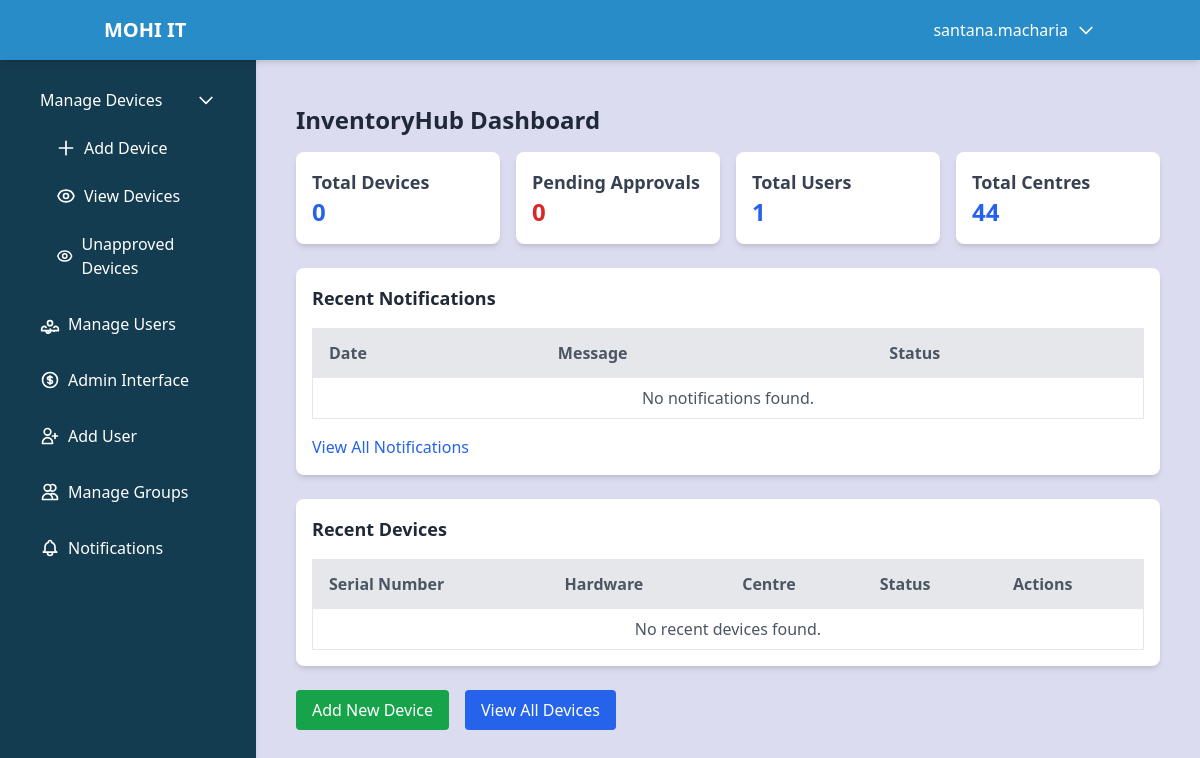
/dashboard/ (signed in), run on an earlier commit of the app's database.
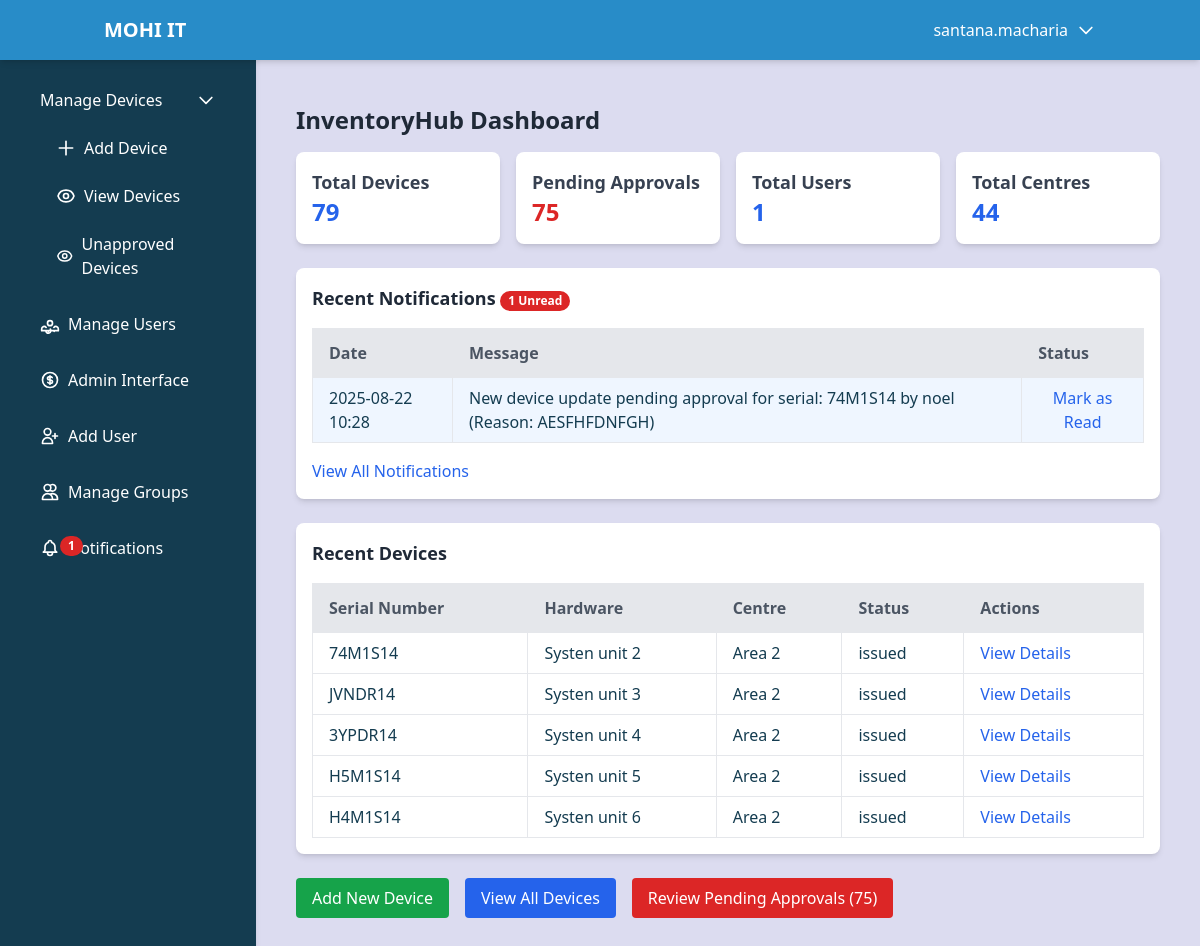
And on a later commit of the database.
### devices/models.py (models this page shows, shortened)
class Notification(models.Model):
    user = models.ForeignKey('CustomUser', on_delete=models.CASCADE, related_name='notifications')
    message = models.TextField()
    created_at = models.DateTimeField(auto_now_add=True)
    is_read = models.BooleanField(default=False)
    content_type = models.ForeignKey(ContentType, on_delete=models.CASCADE, null=True, blank=True)
    object_id = models.PositiveIntegerField(null=True, blank=True)
    related_object = GenericForeignKey('content_type', 'object_id')
    class Meta:
        ordering = ['-created_at']

class Import(models.Model):
    centre = models.ForeignKey(Centre, on_delete=models.SET_NULL, null=True, blank=True)
    department = models.CharField(max_length=100, blank=True, null=True)
    hardware = models.CharField(max_length=100, blank=True, null=True)
    system_model = models.CharField(max_length=100, blank=True, null=True)
    processor = models.CharField(max_length=100, blank=True, null=True)
    ram_gb = models.CharField(max_length=10, blank=True, null=True)
    hdd_gb = models.CharField(max_length=10, blank=True, null=True)
    serial_number = models.CharField(max_length=100, blank=True, null=True)
    assignee_first_name = models.CharField(max_length=50, blank=True, null=True)
    assignee_last_name = models.CharField(max_length=50, blank=True, null=True)
    assignee_email_address = models.EmailField(blank=True, null=True)
    device_condition = models.CharField(max_length=100, blank=True, null=True)
    status = models.CharField(max_length=50, blank=True, null=True)
    date = models.DateField(auto_now_add=True)  # Auto-generate date on creation
    added_by = models.ForeignKey(CustomUser, on_delete=models.SET_NULL, null=True, related_name='imports_added')
    approved_by = models.ForeignKey(CustomUser, on_delete=models.SET_NULL, null=True, blank=True, related_name='imports_approved')
    is_approved = models.BooleanField(default=False)
    reason_for_update = models.TextField(blank=True, null=True)
    history = HistoricalRecords()  # Enable audit trail for all changes to Import

class Centre(models.Model):
    name = models.CharField(max_length=300)
    centre_code = models.CharField(max_length=30, unique=True)

### devices/views.py (the view, shortened to what this page needs)
# urls.py: path('dashboard/', views.dashboard_view, name='dashboard'),
@login_required
def dashboard_view(request):
    if request.user.is_superuser and not request.user.is_trainer:
        total_devices = Import.objects.count()
        pending_approvals = Import.objects.filter(is_approved=False).count()
        total_users = CustomUser.objects.count()
        total_centres = Centre.objects.count()
        approved_imports = total_devices - pending_approvals if total_devices is not None and pending_approvals is not None else 0
        recent_devices = Import.objects.order_by('-date')[:5]
    else:
        total_devices = 0
        pending_approvals = 0
        pending_updates = 0
        approved_imports = 0
        recent_devices = []
    notifications = Notification.objects.filter(user=request.user).order_by('-created_at')[:5]  # Limit to 5 for card
    unread_count = Notification.objects.filter(user=request.user, is_read=False).count()
    context = {
        'total_devices': total_devices,
        'approved_imports': approved_imports,
        'pending_approvals': pending_approvals if request.user.is_superuser and not request.user.is_trainer else 0,
        'total_users': total_users if request.user.is_superuser and not request.user.is_trainer else 0,
        'total_centres': total_centres if request.user.is_superuser and not request.user.is_trainer else 0,
        'pending_updates': pending_updates if request.user.is_trainer else 0,
        'recent_devices': recent_devices,
        'notifications': notifications,
        'unread_count': unread_count,
    }
    return render(request, 'index.html', context)

### devices/context_processors.py (called while the page is built)
def notification_count(request):
    if request.user.is_authenticated:
        count = Notification.objects.filter(user=request.user, is_read=False).count()
        return {'notification_count': count}
    return {'notification_count': 0}

### devices/templates/index.html (shortened to what the changed rows need)
{% extends 'dashboard.html' %}
{% load static %}
{% block content %}
<div class="container mx-auto p-4">
    <h2 class="text-2xl font-bold mb-4 text-gray-800">InventoryHub Dashboard</h2>
    <div class="grid grid-cols-1 sm:grid-cols-2 lg:grid-cols-4 gap-4 mb-6">
        <div class="bg-white p-4 rounded-lg shadow-md">
            <h3 class="text-lg font-semibold text-gray-700">Total Devices</h3>
            <p class="text-2xl font-bold text-blue-600">{{ total_devices }}</p>
        </div>
        {% if user.is_superuser and not user.is_trainer %}
            <div class="bg-white p-4 rounded-lg shadow-md">
                <h3 class="text-lg font-semibold text-gray-700">Pending Approvals</h3>
                <p class="text-2xl font-bold text-red-600">{{ pending_approvals }}</p>
            </div>
            <div class="bg-white p-4 rounded-lg shadow-md">
                <h3 class="text-lg font-semibold text-gray-700">Total Users</h3>
                <p class="text-2xl font-bold text-blue-600">{{ total_users }}</p>
            </div>
            <div class="bg-white p-4 rounded-lg shadow-md">
                <h3 class="text-lg font-semibold text-gray-700">Total Centres</h3>
                <p class="text-2xl font-bold text-blue-600">{{ total_centres }}</p>
            </div>
        {% endif %}
    </div>
    <div class="bg-white p-4 rounded-lg shadow-md mb-6">
        <h3 class="text-lg font-semibold mb-4 text-gray-800">
            Recent Notifications
            {% if unread_count > 0 %}
                <span class="inline-flex items-center justify-center px-2 py-1 text-xs font-bold leading-none text-white bg-red-600 rounded-full">
                    {{ unread_count }} Unread
                </span>
            {% endif %}
        </h3>
        <div class="overflow-x-auto">
            <table class="min-w-full bg-white border">
                <thead>
                    <tr class="bg-gray-200 text-gray-600">
                        <th class="py-3 px-4 border text-left">Date</th>
                        <th class="py-3 px-4 border text-left">Message</th>
                        <th class="py-3 px-4 border text-left">Status</th>
                    </tr>
                </thead>
                <tbody>
                    {% for notification in notifications %}
                        <tr class="{% if not notification.is_read %}bg-blue-50{% else %}bg-white{% endif %} hover:bg-gray-50">
                            <td class="py-2 px-4 border">{{ notification.created_at|date:"Y-m-d H:i" }}</td>
                            <td class="py-2 px-4 border">{{ notification.message }}</td>
                            <td class="py-2 px-4 border">
                                {% if notification.is_read %}
                                    <span class="text-green-600">Read</span>
                                {% else %}
                                    <form action="{% url 'mark_notification_read' notification.pk %}" method="POST" class="inline">
                                        <button type="submit" class="text-blue-600 hover:underline">Mark as Read</button>
                                    </form>
                                {% endif %}
                            </td>
                        </tr>
                    {% empty %}
                        <tr>
                            <td colspan="3" class="py-2 px-4 border text-center text-gray-600">No notifications found.</td>
                        </tr>
                    {% endfor %}
                </tbody>
            </table>
        </div>
    </div>
    <div class="bg-white p-4 rounded-lg shadow-md">
        <div class="overflow-x-auto">
            <table class="min-w-full bg-white border">
                <thead>
                    <tr class="bg-gray-200 text-gray-600">
                        <th class="py-3 px-4 border text-left">Serial Number</th>
                        <th class="py-3 px-4 border text-left">Hardware</th>
                        <th class="py-3 px-4 border text-left">Centre</th>
                        <th class="py-3 px-4 border text-left">Status</th>
                        <th class="py-3 px-4 border text-left">Actions</th>
                    </tr>
                </thead>
                <tbody>
                    {% for item in recent_devices %}
                        <tr class="hover:bg-gray-50">
                            <td class="py-2 px-4 border">{{ item.serial_number|default:"N/A" }}</td>
                            <td class="py-2 px-4 border">{{ item.hardware|default:"N/A" }}</td>
                            <td class="py-2 px-4 border">{{ item.centre.name|default:"N/A" }}</td>
                            <td class="py-2 px-4 border">{{ item.status|default:"N/A" }}</td>
                            <td class="py-2 px-4 border">
                                <a href="{% url 'display_csv' %}" class="text-blue-600 hover:underline">View Details</a>
                            </td>
                        </tr>
                    {% empty %}
                        <tr>
                            <td colspan="5" class="py-2 px-4 border text-center text-gray-600">No recent devices found.</td>
                        </tr>
                    {% endfor %}
                </tbody>
            </table>
        </div>
    </div>
    <div class="mt-6 flex flex-col sm:flex-row sm:space-x-4 space-y-2 sm:space-y-0">
        <a href="{% url 'import_add' %}" class="bg-green-600 text-white px-4 py-2 rounded hover:bg-green-700 transition duration-200 w-full sm:w-auto">Add New Device</a>
        <a href="{% url 'display_csv' %}" class="bg-blue-600 text-white px-4 py-2 rounded hover:bg-blue-700 transition duration-200 w-full sm:w-auto">View All Devices</a>
        {% if user.is_superuser and not user.is_trainer and pending_approvals > 0 %}
            <a href="{% url 'display_csv' %}?filter=unapproved" class="bg-red-600 text-white px-4 py-2 rounded hover:bg-red-700 transition duration-200 w-full sm:w-auto">Review Pending Approvals ({{ pending_approvals }})</a>
        {% endif %}
    </div>
</div>
{% endblock %}

### devices/templates/dashboard.html (shortened to what the changed rows need)
<!DOCTYPE html>
<html lang="en">
<head>
    <script src="https://cdn.tailwindcss.com"></script>
</head>
<body class="flex flex-col min-h-screen bg-light text-primary">
    <aside id="sidebar" class="bg-primary text-white w-64 p-6 shadow-md fixed h-screen z-40 transition-transform duration-300 -translate-x-full md:translate-x-0">
        <nav>
            <ul class="space-y-4">
                <li>
                    <a href="{% url 'notifications_view' %}" class="flex items-center text-white hover:bg-secondary px-4 py-2 rounded">
                        <div class="relative flex items-center">
                            Notifications
                            {% if notification_count > 0 %}
                                <span class="absolute top-0 left-5 inline-flex items-center justify-center px-2 py-1 text-xs font-bold leading-none text-white bg-red-600 rounded-full">
                                    {{ notification_count }}
                                </span>
                            {% endif %}
                        </div>
                    </a>
                </li>
            </ul>
        </nav>
    </aside>
    <main class="flex-1 p-6 mt-16 md:ml-64">
        {% block content %}
        {% endblock %}
    </main>
</body>
</html>

What changed in the data, as far as the page shows it:
added Notification: created_at "2025-08-22 10:28", message "New device update pending approval for serial: 74M1S14 by noel (Reason: AESFHFDNFGH)", is_read "Mark as Read"
added Import: serial_number "74M1S14", hardware "Systen unit 2", centre.name "Area 2", status "issued"
added Import: serial_number "JVNDR14", hardware "Systen unit 3", centre.name "Area 2", status "issued"
added Import: serial_number "3YPDR14", hardware "Systen unit 4", centre.name "Area 2", status "issued"
added Import: serial_number "H5M1S14", hardware "Systen unit 5", centre.name "Area 2", status "issued"
added Import: serial_number "H4M1S14", hardware "Systen unit 6", centre.name "Area 2", status "issued"
Also different on the page:
{{ notification_count }}: (not shown) → "1"
{{ total_devices }}: "0" → "79"
{{ pending_approvals }}: "0" → "75"
{{ unread_count }}: (not shown) → "1"
{{ pending_approvals }}: (not shown) → "75"
text no longer shown: "No notifications found. No recent devices found."
text now shown: "Unread Review Pending Approvals ( )"
